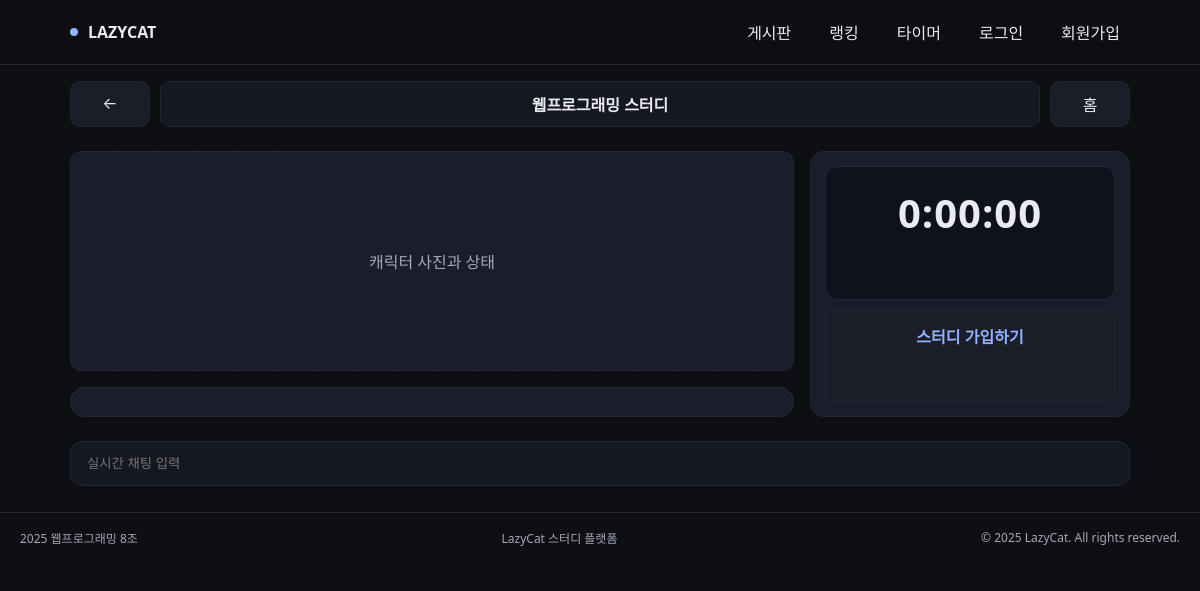
The app's page /study/WEB01/, older data.
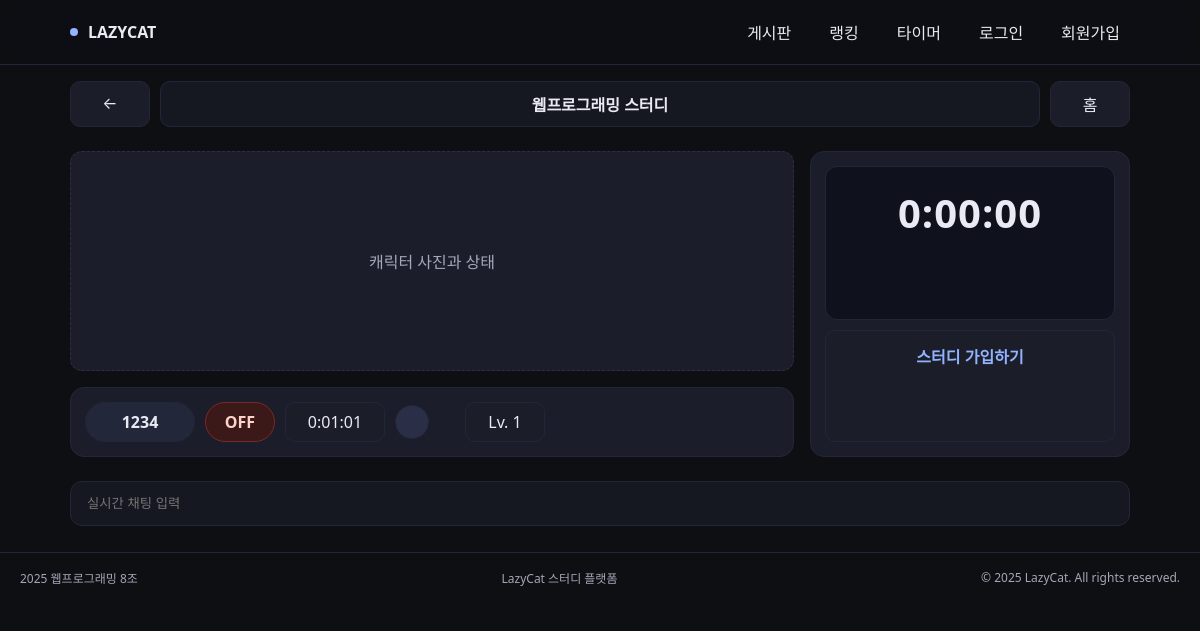
The same page, newer data.
### webapp/models.py (models this page shows, shortened)
class StudyGroup(models.Model):
    name = models.CharField(max_length=100)  # 스터디 이름
    subject = models.CharField(max_length=50) # 과목명 (예: 웹프로그래밍)
    group_code = models.CharField(max_length=20, unique=True) # 그룹 코드 (URL에 사용: /study/A1B2C/)
    description = models.TextField(blank=True) # 소개글
    created_at = models.DateTimeField(auto_now_add=True) # 생성일
    members = models.ManyToManyField(
        User,
        through='StudyGroupMember', # 중간 모델 지정
        related_name='study_groups',
        blank=True
    )

class StudyGroupMember(models.Model):
    user = models.ForeignKey(User, on_delete=models.CASCADE)
    study_group = models.ForeignKey(StudyGroup, on_delete=models.CASCADE)
    group_study_time = models.DurationField(default=timedelta(seconds=0))
    class Meta:
        unique_together = ('user', 'study_group')

class UserProfile(models.Model):
    user = models.OneToOneField(User, on_delete=models.CASCADE, related_name='profile')
    nickname = models.CharField(max_length=20, blank=True)
    level = models.IntegerField(default=1)  # Lv. 1
    avatar_index = models.PositiveSmallIntegerField(default=1) #프로필 사진
    total_study_time = models.DurationField(null=True, blank=True) # 총 공부 시간

### webapp/views.py (the view, shortened to what this page needs)
# urls.py: path('study/<str:group_code>/', views.study_timer, name='timer'),
def study_timer(request: HttpRequest, group_code: str) -> HttpResponse:
    study = get_object_or_404(StudyGroup, group_code=group_code)
    initial_time = 0
    is_member = False # 기본값: 멤버 아님
    member_data = StudyGroupMember.objects.filter(study_group=study).select_related('user', 'user__profile')
    context = {
        'study': study,
        'group_code': group_code,
        'is_member': is_member,      # True/False에 따라 타이머/가입 버튼 표시
        'initial_time': str(initial_time),
        'groups': member_data,
    }
    return render(request, 'timer.html', context)

### templates/timer.html (shortened to what this page needs)
{% extends 'base.html' %}
{% block top_area %}
    <div class="topbar" style="max-width:1100px;margin:16px auto 0;padding:0 20px">
        <div class="btn" aria-label="뒤로">←</div>
        <div class="room" aria-label="스터디룸 이름">{{ study.name }}</div>
        <div class="btn" aria-label="홈">홈</div>
    </div>
{% endblock %}
{% block content %}
    <section class="left">
        <div class="panel char">캐릭터 사진과 상태</div>
        <div class="panel members" aria-label="그룹원 현황">
            {% for member_link in groups %}
            <div class="row" data-user-id="{{ member_link.user.id }}">
                <div class="pill">{{ member_link.user.profile.nickname|default:member_link.user.username }}</div>
                <div class="pill state off">OFF</div>
                <div class="timebox">
                    {{ member_link.group_study_time|default:"0:00:00" }}
                </div>
                <div class="avatar"></div>
                <div class="lvl">Lv. {{ member_link.user.profile.level }}</div>
            </div>
            {% endfor %}
        </div>
    </section>
    <aside class="panel timer" aria-label="타이머">
    <div class="face">0:00:00</div>
    <div class="cta">
        {% if is_member %}
            <span style="cursor:pointer">공부 시작</span>
        {% else %}
            <form action="{% url 'join_study' study.group_code %}" method="post">
                <button type="submit" style="background:none; border:none; color:#93b2ff; font-weight:800; font-size:inherit; cursor:pointer;">
                    스터디 가입하기
                </button>
            </form>
        {% endif %}
        </div>
    </aside>
{% endblock %}
{% block chat_input %}
    <div class="chat">
        <input type="text" placeholder="실시간 채팅 입력" aria-label="채팅 입력" />
    </div>
{% endblock %}

### templates/base.html (shortened to what this page needs)
{% load static %}
<!DOCTYPE html>
<html lang="ko">
<head>
    <link rel="stylesheet" type="text/css" href="{% static 'style.css' %}">
</head>
<body class="page-{% if request.resolver_match.url_name %}{{ request.resolver_match.url_name }}{% else %}home{% endif %}">
    {% include 'gnb.html' %}
    {% block top_area %}
    {% endblock %}
    <main class="wrap">
        {% block content %}
        {% endblock %}
    </main>
    {% block chat_input %}
    {% endblock %}
    {% include 'footer.html' %}
</body>
</html>

### templates/gnb.html
<nav class="gnb" aria-label="Global Navigation">
  <div class="inner">
    <div class="brand"><span class="dot"></span>LAZYCAT</div>
    <div class="nav" role="menubar">
      <a role="menuitem" href="{% url 'board' %}">게시판</a>
      <a role="menuitem" href="{% url 'ranking' %}">랭킹</a>
      <a role="menuitem" href="{% url 'timer' group_code='TESTCODE' %}">타이머</a>
      {% if user.is_authenticated %}
          <a role="menuitem" href="{% url 'profile' %}" style="color: #93b2ff; font-weight: bold;">
              {{ user.username }}님
          </a>
          <a role="menuitem" href="{% url 'logout' %}">로그아웃</a>
      {% else %}
          <a role="menuitem" href="{% url 'login' %}">로그인</a>
          <a role="menuitem" href="{% url 'register' %}">회원가입</a>
      {% endif %}
    </div>
  </div>
</nav>

### templates/footer.html
<footer>
  <div class="inner">
    <span>2025 웹프로그래밍 8조</span>
    <span>LazyCat 스터디 플랫폼</span>
    <span>© 2025 LazyCat. All rights reserved.</span>
  </div>
</footer>

### static/style.css (style rules this page uses)
:root { --bg: #0e0f13; --panel: #161821; --ink: #e9eaf3; --muted: #a4a7b8; --line: #232637; --accent: #93b2ff; --card: #1b1e2a; --ok: #79e08f; }
* { box-sizing: border-box }
html, body { height: 100%; margin: 0; background: var(--bg); color: var(--ink); font-family: system-ui, -apple-system, Segoe UI, Roboto, "Noto Sans KR", sans-serif; }
a { color: inherit; text-decoration: none }
.gnb { position: sticky; top: 0; z-index: 10; backdrop-filter: saturate(120%) blur(4px); background: rgba(14, 15, 19, .9); border-bottom: 1px solid var(--line); }
.gnb .inner { max-width: 1100px; margin: 0 auto; padding: 14px 20px; display: flex; align-items: center; justify-content: space-between }
.brand { display: flex; align-items: center; gap: 10px; font-weight: 800 }
.brand .dot { width: 8px; height: 8px; border-radius: 999px; background: var(--accent) }
.nav { display: flex; gap: 18px }
.nav a { padding: 6px 10px; border-radius: 10px }
footer { border-top: 1px solid var(--line); color: var(--muted); font-size: 12px; width: 100%; }
footer .inner { max-width: 1200px; margin: 0 auto; padding: 16px 20px; display: flex; justify-content: space-between; gap: 10px; flex-wrap: wrap; }
.wrap { max-width: 1100px; margin: 16px auto 40px; padding: 0 20px; display: grid; gap: 16px; }

### templates/timer.html (style rules this page uses)
:root { --bg:#0e0f13; --panel:#161821; --ink:#e9eaf3; --muted:#a4a7b8; --line:#232637; --accent:#93b2ff; --ok:#79e08f; --warn:#fbc531; --err:#ff6b6b; }
* { box-sizing:border-box }
html,body { height:100% }
body { margin:0; background:var(--bg); color:var(--ink); font-family:system-ui,-apple-system,Segoe UI,Roboto,"Noto Sans KR",sans-serif; }
a { color:inherit; text-decoration:none }
.wrap { max-width:1100px; margin:24px auto; padding:0 20px; display:grid; grid-template-columns: 1fr 320px; gap:16px }
.panel { background:#1b1e2a; border:1px solid var(--line); border-radius:14px; padding:14px }
.topbar { display:grid; grid-template-columns:80px 1fr 80px; gap:10px; margin-bottom:12px }
.btn { background:#1b1e29; border:1px solid var(--line); border-radius:10px; padding:10px 12px; text-align:center; cursor:default }
.room { background:#161821; border:1px solid var(--line); border-radius:10px; padding:10px 12px; text-align:center; font-weight:800 }
.left { display:grid; gap:16px }
.char { height:220px; display:grid; place-items:center; color:var(--muted); border-radius:12px; border:1px dashed #2a2f47 }
.members { display:grid; gap:10px }
.row { display:grid; grid-template-columns: 110px 70px 100px 60px 80px; gap:10px; align-items:center }
.pill { background:#23273a; border:1px solid var(--line); border-radius:999px; padding:8px 10px; text-align:center; font-weight:800 }
.state.off { background:#3a1918; border-color:#7a2a26; color:#ffd1cc }
.timebox, .lvl { background:#1b1e29; border:1px solid var(--line); border-radius:10px; padding:8px 10px; text-align:center }
.avatar { width:34px; height:34px; border-radius:999px; background:#2a2f47; border:1px solid var(--line) }
.timer { display:grid; gap:10px }
.timer .face { background:#0f121d; border:1px solid var(--line); border-radius:12px; padding:18px; text-align:center; font-size:40px; font-weight:900; letter-spacing:1px }
.timer .cta { background:#1b1e29; border:1px solid var(--line); border-radius:10px; padding:12px; text-align:center; font-weight:800 }
.chat { max-width:1100px; margin:0 auto 26px; padding:0 20px }
.chat input { width:100%; background:#161821; border:1px solid var(--line); border-radius:12px; padding:14px 16px; color:var(--ink) }

Row changes from the older to the newer data that the page shows:
added StudyGroupMember: user.profile.nickname "1234", group_study_time "0:01:01", user.profile.level "1"
